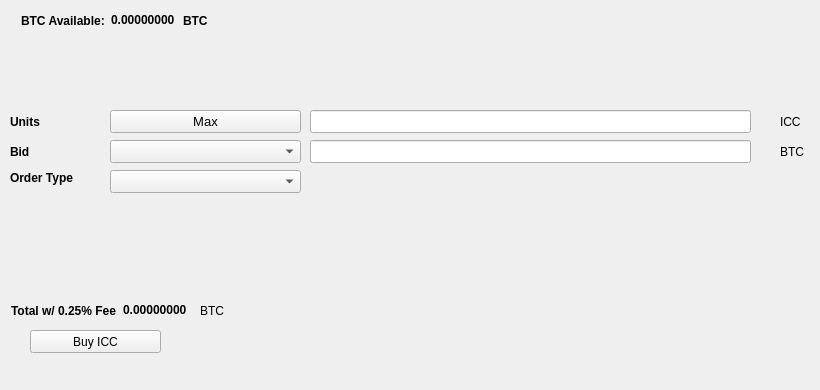
   <widget class="QWidget" name="BuyTab">
    <attribute name="title">
     <string>Buy</string>
    </attribute>
    <widget class="QPushButton" name="BuyICC">
     <property name="geometry">
      <rect>
       <x>30</x>
       <y>330</y>
       <width>131</width>
       <height>23</height>
      </rect>
     </property>
     <property name="text">
      <string>Buy ICC</string>
     </property>
     <property name="icon">
      <iconset resource="../icc.qrc">
       <normaloff>:/icons/bitcoin</normaloff>:/icons/bitcoin</iconset>
     </property>
    </widget>
    <widget class="QLabel" name="label_3">
     <property name="geometry">
      <rect>
       <x>10</x>
       <y>110</y>
       <width>46</width>
       <height>23</height>
      </rect>
     </property>
     <property name="font">
      <font>
       <weight>75</weight>
       <bold>true</bold>
      </font>
     </property>
     <property name="text">
      <string>Units</string>
     </property>
    </widget>
    <widget class="QLineEdit" name="UnitsInput">
     <property name="geometry">
      <rect>
       <x>310</x>
       <y>110</y>
       <width>441</width>
       <height>23</height>
      </rect>
     </property>
     <property name="font">
      <font>
       <pointsize>9</pointsize>
       <weight>75</weight>
       <bold>true</bold>
      </font>
     </property>
    </widget>
    <widget class="QLineEdit" name="BuyBidPriceEdit">
     <property name="geometry">
      <rect>
       <x>310</x>
       <y>140</y>
       <width>441</width>
       <height>23</height>
      </rect>
     </property>
     <property name="font">
      <font>
       <pointsize>9</pointsize>
       <weight>75</weight>
       <bold>true</bold>
      </font>
     </property>
    </widget>
    <widget class="QLabel" name="label_4">
     <property name="geometry">
      <rect>
       <x>780</x>
       <y>110</y>
       <width>31</width>
       <height>23</height>
      </rect>
     </property>
     <property name="text">
      <string>ICC</string>
     </property>
    </widget>
    <widget class="QLabel" name="label_5">
     <property name="geometry">
      <rect>
       <x>780</x>
       <y>140</y>
       <width>31</width>
       <height>23</height>
      </rect>
     </property>
     <property name="text">
      <string>BTC</string>
     </property>
    </widget>
    <widget class="QLabel" name="label_6">
     <property name="geometry">
      <rect>
       <x>10</x>
       <y>140</y>
       <width>46</width>
       <height>23</height>
      </rect>
     </property>
     <property name="font">
      <font>
       <weight>75</weight>
       <bold>true</bold>
      </font>
     </property>
     <property name="text">
      <string>Bid</string>
     </property>
    </widget>
    <widget class="QLabel" name="label_7">
     <property name="geometry">
      <rect>
       <x>10</x>
       <y>170</y>
       <width>91</width>
       <height>16</height>
      </rect>
     </property>
     <property name="font">
      <font>
       <weight>75</weight>
       <bold>true</bold>
      </font>
     </property>
     <property name="text">
      <string>Order Type</string>
     </property>
    </widget>
    <widget class="QPushButton" name="Buy_Max_Amount">
     <property name="geometry">
      <rect>
       <x>110</x>
       <y>110</y>
       <width>191</width>
       <height>23</height>
      </rect>
     </property>
     <property name="font">
      <font>
       <pointsize>10</pointsize>
      </font>
     </property>
     <property name="text">
      <string>Max</string>
     </property>
    </widget>
    <widget class="QComboBox" name="BuyBidcomboBox">
     <property name="geometry">
      <rect>
       <x>110</x>
       <y>140</y>
       <width>191</width>
       <height>23</height>
      </rect>
     </property>
     <property name="font">
      <font>
       <pointsize>10</pointsize>
      </font>
     </property>
    </widget>
    <widget class="QComboBox" name="buyOrdertypeCombo">
     <property name="geometry">
      <rect>
       <x>110</x>
       <y>170</y>
       <width>191</width>
       <height>23</height>
      </rect>
     </property>
     <property name="font">
      <font>
       <pointsize>10</pointsize>
      </font>
     </property>
    </widget>
    <widget class="QWidget" name="layoutWidget1">
     <property name="geometry">
      <rect>
       <x>21</x>
       <y>11</y>
       <width>227</width>
       <height>19</height>
      </rect>
     </property>
     <layout class="QHBoxLayout" name="horizontalLayout_3">
      <item>
       <widget class="QLabel" name="label232">
        <property name="font">
         <font>
          <weight>75</weight>
          <bold>true</bold>
         </font>
        </property>
        <property name="text">
         <string>BTC Available:</string>
        </property>
       </widget>
      </item>
      <item>
       <widget class="QLabel" name="BtcAvailableLbl">
        <property name="palette">
         <palette>
          <active>
           <colorrole role="WindowText">
            <brush brushstyle="SolidPattern">
             <color alpha="255">
              <red>0</red>
              <green>0</green>
              <blue>0</blue>
             </color>
            </brush>
           </colorrole>
           <colorrole role="Button">
            <brush brushstyle="SolidPattern">
             <color alpha="255">
              <red>0</red>
              <green>170</green>
              <blue>0</blue>
             </color>
            </brush>
           </colorrole>
           <colorrole role="Light">
            <brush brushstyle="SolidPattern">
             <color alpha="255">
              <red>0</red>
              <green>255</green>
              <blue>0</blue>
             </color>
            </brush>
           </colorrole>
           <colorrole role="Midlight">
            <brush brushstyle="SolidPattern">
             <color alpha="255">
              <red>0</red>
              <green>212</green>
              <blue>0</blue>
             </color>
            </brush>
           </colorrole>
           <colorrole role="Dark">
            <brush brushstyle="SolidPattern">
             <color alpha="255">
              <red>0</red>
              <green>85</green>
              <blue>0</blue>
             </color>
            </brush>
           </colorrole>
           <colorrole role="Mid">
            <brush brushstyle="SolidPattern">
             <color alpha="255">
              <red>0</red>
              <green>113</green>
              <blue>0</blue>
             </color>
            </brush>
           </colorrole>
           <colorrole role="Text">
            <brush brushstyle="SolidPattern">
             <color alpha="255">
              <red>0</red>
              <green>170</green>
              <blue>0</blue>
             </color>
            </brush>
           </colorrole>
           <colorrole role="BrightText">
            <brush brushstyle="SolidPattern">
             <color alpha="255">
              <red>255</red>
              <green>255</green>
              <blue>255</blue>
             </color>
            </brush>
           </colorrole>
           <colorrole role="ButtonText">
            <brush brushstyle="SolidPattern">
             <color alpha="255">
              <red>0</red>
              <green>0</green>
              <blue>0</blue>
             </color>
            </brush>
           </colorrole>
           <colorrole role="Base">
            <brush brushstyle="SolidPattern">
             <color alpha="255">
              <red>255</red>
              <green>255</green>
              <blue>255</blue>
             </color>
            </brush>
           </colorrole>
           <colorrole role="Window">
            <brush brushstyle="SolidPattern">
             <color alpha="255">
              <red>0</red>
              <green>170</green>
              <blue>0</blue>
             </color>
            </brush>
           </colorrole>
           <colorrole role="Shadow">
            <brush brushstyle="SolidPattern">
             <color alpha="255">
              <red>0</red>
              <green>0</green>
              <blue>0</blue>
             </color>
            </brush>
           </colorrole>
           <colorrole role="AlternateBase">
            <brush brushstyle="SolidPattern">
             <color alpha="255">
              <red>127</red>
              <green>212</green>
              <blue>127</blue>
             </color>
            </brush>
           </colorrole>
           <colorrole role="ToolTipBase">
            <brush brushstyle="SolidPattern">
             <color alpha="255">
              <red>255</red>
              <green>255</green>
              <blue>220</blue>
             </color>
            </brush>
           </colorrole>
           <colorrole role="ToolTipText">
            <brush brushstyle="SolidPattern">
             <color alpha="255">
              <red>0</red>
              <green>0</green>
              <blue>0</blue>
             </color>
            </brush>
           </colorrole>
          </active>
          <inactive>
           <colorrole role="WindowText">
            <brush brushstyle="SolidPattern">
             <color alpha="255">
              <red>0</red>
              <green>0</green>
              <blue>0</blue>
             </color>
            </brush>
           </colorrole>
           <colorrole role="Button">
            <brush brushstyle="SolidPattern">
             <color alpha="255">
              <red>0</red>
              <green>170</green>
              <blue>0</blue>
             </color>
            </brush>
           </colorrole>
           <colorrole role="Light">
            <brush brushstyle="SolidPattern">
             <color alpha="255">
              <red>0</red>
              <green>255</green>
              <blue>0</blue>
             </color>
            </brush>
           </colorrole>
           <colorrole role="Midlight">
            <brush brushstyle="SolidPattern">
             <color alpha="255">
              <red>0</red>
              <green>212</green>
              <blue>0</blue>
             </color>
            </brush>
           </colorrole>
           <colorrole role="Dark">
            <brush brushstyle="SolidPattern">
             <color alpha="255">
              <red>0</red>
              <green>85</green>
              <blue>0</blue>
             </color>
            </brush>
           </colorrole>
           <colorrole role="Mid">
            <brush brushstyle="SolidPattern">
             <color alpha="255">
              <red>0</red>
              <green>113</green>
              <blue>0</blue>
             </color>
            </brush>
           </colorrole>
           <colorrole role="Text">
            <brush brushstyle="SolidPattern">
             <color alpha="255">
              <red>0</red>
              <green>170</green>
              <blue>0</blue>
             </color>
            </brush>
           </colorrole>
           <colorrole role="BrightText">
            <brush brushstyle="SolidPattern">
             <color alpha="255">
              <red>255</red>
              <green>255</green>
              <blue>255</blue>
             </color>
            </brush>
           </colorrole>
           <colorrole role="ButtonText">
            <brush brushstyle="SolidPattern">
             <color alpha="255">
              <red>0</red>
              <green>0</green>
              <blue>0</blue>
             </color>
            </brush>
           </colorrole>
           <colorrole role="Base">
            <brush brushstyle="SolidPattern">
             <color alpha="255">
              <red>255</red>
              <green>255</green>
              <blue>255</blue>
             </color>
            </brush>
           </colorrole>
           <colorrole role="Window">
            <brush brushstyle="SolidPattern">
             <color alpha="255">
              <red>0</red>
              <green>170</green>
              <blue>0</blue>
             </color>
            </brush>
           </colorrole>
           <colorrole role="Shadow">
            <brush brushstyle="SolidPattern">
             <color alpha="255">
              <red>0</red>
              <green>0</green>
              <blue>0</blue>
             </color>
            </brush>
           </colorrole>
           <colorrole role="AlternateBase">
            <brush brushstyle="SolidPattern">
             <color alpha="255">
              <red>127</red>
              <green>212</green>
              <blue>127</blue>
             </color>
            </brush>
           </colorrole>
           <colorrole role="ToolTipBase">
            <brush brushstyle="SolidPattern">
             <color alpha="255">
              <red>255</red>
              <green>255</green>
              <blue>220</blue>
             </color>
            </brush>
           </colorrole>
           <colorrole role="ToolTipText">
            <brush brushstyle="SolidPattern">
             <color alpha="255">
              <red>0</red>
              <green>0</green>
              <blue>0</blue>
             </color>
            </brush>
           </colorrole>
          </inactive>
          <disabled>
           <colorrole role="WindowText">
            <brush brushstyle="SolidPattern">
             <color alpha="255">
              <red>0</red>
              <green>85</green>
              <blue>0</blue>
             </color>
            </brush>
           </colorrole>
           <colorrole role="Button">
            <brush brushstyle="SolidPattern">
             <color alpha="255">
              <red>0</red>
              <green>170</green>
              <blue>0</blue>
             </color>
            </brush>
           </colorrole>
           <colorrole role="Light">
            <brush brushstyle="SolidPattern">
             <color alpha="255">
              <red>0</red>
              <green>255</green>
              <blue>0</blue>
             </color>
            </brush>
           </colorrole>
           <colorrole role="Midlight">
            <brush brushstyle="SolidPattern">
             <color alpha="255">
              <red>0</red>
              <green>212</green>
              <blue>0</blue>
             </color>
            </brush>
           </colorrole>
           <colorrole role="Dark">
            <brush brushstyle="SolidPattern">
             <color alpha="255">
              <red>0</red>
              <green>85</green>
              <blue>0</blue>
             </color>
            </brush>
           </colorrole>
           <colorrole role="Mid">
            <brush brushstyle="SolidPattern">
             <color alpha="255">
              <red>0</red>
              <green>113</green>
              <blue>0</blue>
             </color>
            </brush>
           </colorrole>
           <colorrole role="Text">
            <brush brushstyle="SolidPattern">
             <color alpha="255">
              <red>0</red>
              <green>85</green>
              <blue>0</blue>
             </color>
            </brush>
           </colorrole>
           <colorrole role="BrightText">
            <brush brushstyle="SolidPattern">
             <color alpha="255">
              <red>255</red>
              <green>255</green>
              <blue>255</blue>
             </color>
            </brush>
           </colorrole>
           <colorrole role="ButtonText">
            <brush brushstyle="SolidPattern">
             <color alpha="255">
              <red>0</red>
              <green>85</green>
              <blue>0</blue>
             </color>
            </brush>
           </colorrole>
           <colorrole role="Base">
            <brush brushstyle="SolidPattern">
             <color alpha="255">
              <red>0</red>
              <green>170</green>
              <blue>0</blue>
             </color>
            </brush>
           </colorrole>
           <colorrole role="Window">
            <brush brushstyle="SolidPattern">
             <color alpha="255">
              <red>0</red>
              <green>170</green>
              <blue>0</blue>
             </color>
            </brush>
           </colorrole>
           <colorrole role="Shadow">
            <brush brushstyle="SolidPattern">
             <color alpha="255">
              <red>0</red>
              <green>0</green>
              <blue>0</blue>
             </color>
            </brush>
           </colorrole>
           <colorrole role="AlternateBase">
            <brush brushstyle="SolidPattern">
             <color alpha="255">
              <red>0</red>
              <green>170</green>
              <blue>0</blue>
             </color>
            </brush>
           </colorrole>
           <colorrole role="ToolTipBase">
            <brush brushstyle="SolidPattern">
             <color alpha="255">
              <red>255</red>
              <green>255</green>
              <blue>220</blue>
             </color>
            </brush>
           </colorrole>
           <colorrole role="ToolTipText">
            <brush brushstyle="SolidPattern">
             <color alpha="255">
              <red>0</red>
              <green>0</green>
              <blue>0</blue>
             </color>
            </brush>
           </colorrole>
          </disabled>
         </palette>
        </property>
        <property name="font">
         <font>
          <weight>75</weight>
          <bold>true</bold>
         </font>
        </property>
        <property name="text">
         <string>0.00000000</string>
        </property>
        <property name="textInteractionFlags">
         <set>Qt::LinksAccessibleByMouse|Qt::TextSelectableByKeyboard|Qt::TextSelectableByMouse</set>
        </property>
       </widget>
      </item>
      <item>
       <widget class="QLabel" name="BtcAvailableLbl_2">
        <property name="font">
         <font>
          <weight>75</weight>
          <bold>true</bold>
         </font>
        </property>
        <property name="text">
         <string>BTC</string>
        </property>
       </widget>
      </item>
     </layout>
    </widget>
    <widget class="QWidget" name="layoutWidge2">
     <property name="geometry">
      <rect>
       <x>11</x>
       <y>301</y>
       <width>259</width>
       <height>19</height>
      </rect>
     </property>
     <layout class="QHBoxLayout" name="horizontalLayout_4">
      <item>
       <widget class="QLabel" name="label_9">
        <property name="font">
         <font>
          <weight>75</weight>
          <bold>true</bold>
         </font>
        </property>
        <property name="text">
         <string>Total w/ 0.25% Fee</string>
        </property>
       </widget>
      </item>
      <item>
       <widget class="QLabel" name="BuyCostLabel">
        <property name="palette">
         <palette>
          <active>
           <colorrole role="WindowText">
            <brush brushstyle="SolidPattern">
             <color alpha="255">
              <red>0</red>
              <green>0</green>
              <blue>0</blue>
             </color>
            </brush>
           </colorrole>
           <colorrole role="Button">
            <brush brushstyle="SolidPattern">
             <color alpha="255">
              <red>0</red>
              <green>170</green>
              <blue>0</blue>
             </color>
            </brush>
           </colorrole>
           <colorrole role="Light">
            <brush brushstyle="SolidPattern">
             <color alpha="255">
              <red>0</red>
              <green>255</green>
              <blue>0</blue>
             </color>
            </brush>
           </colorrole>
           <colorrole role="Midlight">
            <brush brushstyle="SolidPattern">
             <color alpha="255">
              <red>0</red>
              <green>212</green>
              <blue>0</blue>
             </color>
            </brush>
           </colorrole>
           <colorrole role="Dark">
            <brush brushstyle="SolidPattern">
             <color alpha="255">
              <red>0</red>
              <green>85</green>
              <blue>0</blue>
             </color>
            </brush>
           </colorrole>
           <colorrole role="Mid">
            <brush brushstyle="SolidPattern">
             <color alpha="255">
              <red>0</red>
              <green>113</green>
              <blue>0</blue>
             </color>
            </brush>
           </colorrole>
           <colorrole role="Text">
            <brush brushstyle="SolidPattern">
             <color alpha="255">
              <red>0</red>
              <green>170</green>
              <blue>0</blue>
             </color>
            </brush>
           </colorrole>
           <colorrole role="BrightText">
            <brush brushstyle="SolidPattern">
             <color alpha="255">
              <red>255</red>
              <green>255</green>
              <blue>255</blue>
             </color>
            </brush>
           </colorrole>
           <colorrole role="ButtonText">
            <brush brushstyle="SolidPattern">
             <color alpha="255">
              <red>0</red>
              <green>0</green>
              <blue>0</blue>
             </color>
            </brush>
           </colorrole>
           <colorrole role="Base">
            <brush brushstyle="SolidPattern">
             <color alpha="255">
              <red>255</red>
              <green>255</green>
              <blue>255</blue>
             </color>
            </brush>
           </colorrole>
           <colorrole role="Window">
            <brush brushstyle="SolidPattern">
             <color alpha="255">
              <red>0</red>
              <green>170</green>
              <blue>0</blue>
             </color>
            </brush>
           </colorrole>
           <colorrole role="Shadow">
            <brush brushstyle="SolidPattern">
             <color alpha="255">
              <red>0</red>
              <green>0</green>
              <blue>0</blue>
             </color>
            </brush>
           </colorrole>
           <colorrole role="AlternateBase">
            <brush brushstyle="SolidPattern">
             <color alpha="255">
              <red>127</red>
              <green>212</green>
              <blue>127</blue>
             </color>
            </brush>
           </colorrole>
           <colorrole role="ToolTipBase">
            <brush brushstyle="SolidPattern">
             <color alpha="255">
              <red>255</red>
              <green>255</green>
              <blue>220</blue>
             </color>
            </brush>
           </colorrole>
           <colorrole role="ToolTipText">
            <brush brushstyle="SolidPattern">
             <color alpha="255">
              <red>0</red>
              <green>0</green>
              <blue>0</blue>
             </color>
            </brush>
           </colorrole>
          </active>
          <inactive>
           <colorrole role="WindowText">
            <brush brushstyle="SolidPattern">
             <color alpha="255">
              <red>0</red>
              <green>0</green>
              <blue>0</blue>
             </color>
            </brush>
           </colorrole>
           <colorrole role="Button">
            <brush brushstyle="SolidPattern">
             <color alpha="255">
              <red>0</red>
              <green>170</green>
              <blue>0</blue>
             </color>
            </brush>
           </colorrole>
           <colorrole role="Light">
            <brush brushstyle="SolidPattern">
             <color alpha="255">
              <red>0</red>
              <green>255</green>
              <blue>0</blue>
             </color>
            </brush>
           </colorrole>
           <colorrole role="Midlight">
            <brush brushstyle="SolidPattern">
             <color alpha="255">
              <red>0</red>
              <green>212</green>
              <blue>0</blue>
             </color>
            </brush>
           </colorrole>
           <colorrole role="Dark">
            <brush brushstyle="SolidPattern">
             <color alpha="255">
              <red>0</red>
              <green>85</green>
              <blue>0</blue>
             </color>
            </brush>
           </colorrole>
           <colorrole role="Mid">
            <brush brushstyle="SolidPattern">
             <color alpha="255">
              <red>0</red>
              <green>113</green>
              <blue>0</blue>
             </color>
            </brush>
           </colorrole>
           <colorrole role="Text">
            <brush brushstyle="SolidPattern">
             <color alpha="255">
              <red>0</red>
              <green>170</green>
              <blue>0</blue>
             </color>
            </brush>
           </colorrole>
           <colorrole role="BrightText">
            <brush brushstyle="SolidPattern">
             <color alpha="255">
              <red>255</red>
              <green>255</green>
              <blue>255</blue>
             </color>
            </brush>
           </colorrole>
           <colorrole role="ButtonText">
            <brush brushstyle="SolidPattern">
             <color alpha="255">
              <red>0</red>
              <green>0</green>
              <blue>0</blue>
             </color>
            </brush>
           </colorrole>
           <colorrole role="Base">
            <brush brushstyle="SolidPattern">
             <color alpha="255">
              <red>255</red>
              <green>255</green>
              <blue>255</blue>
             </color>
            </brush>
           </colorrole>
           <colorrole role="Window">
            <brush brushstyle="SolidPattern">
             <color alpha="255">
              <red>0</red>
              <green>170</green>
              <blue>0</blue>
             </color>
            </brush>
           </colorrole>
           <colorrole role="Shadow">
            <brush brushstyle="SolidPattern">
             <color alpha="255">
              <red>0</red>
              <green>0</green>
              <blue>0</blue>
             </color>
            </brush>
           </colorrole>
           <colorrole role="AlternateBase">
            <brush brushstyle="SolidPattern">
             <color alpha="255">
              <red>127</red>
              <green>212</green>
              <blue>127</blue>
             </color>
            </brush>
           </colorrole>
           <colorrole role="ToolTipBase">
            <brush brushstyle="SolidPattern">
             <color alpha="255">
              <red>255</red>
              <green>255</green>
              <blue>220</blue>
             </color>
            </brush>
           </colorrole>
           <colorrole role="ToolTipText">
            <brush brushstyle="SolidPattern">
             <color alpha="255">
              <red>0</red>
              <green>0</green>
              <blue>0</blue>
             </color>
            </brush>
           </colorrole>
          </inactive>
          <disabled>
           <colorrole role="WindowText">
            <brush brushstyle="SolidPattern">
             <color alpha="255">
              <red>0</red>
              <green>85</green>
              <blue>0</blue>
             </color>
            </brush>
           </colorrole>
           <colorrole role="Button">
            <brush brushstyle="SolidPattern">
             <color alpha="255">
              <red>0</red>
              <green>170</green>
              <blue>0</blue>
             </color>
            </brush>
           </colorrole>
           <colorrole role="Light">
            <brush brushstyle="SolidPattern">
             <color alpha="255">
              <red>0</red>
              <green>255</green>
              <blue>0</blue>
             </color>
            </brush>
           </colorrole>
           <colorrole role="Midlight">
            <brush brushstyle="SolidPattern">
             <color alpha="255">
              <red>0</red>
              <green>212</green>
              <blue>0</blue>
             </color>
            </brush>
           </colorrole>
           <colorrole role="Dark">
            <brush brushstyle="SolidPattern">
             <color alpha="255">
              <red>0</red>
              <green>85</green>
              <blue>0</blue>
             </color>
            </brush>
           </colorrole>
           <colorrole role="Mid">
            <brush brushstyle="SolidPattern">
             <color alpha="255">
              <red>0</red>
              <green>113</green>
              <blue>0</blue>
             </color>
            </brush>
           </colorrole>
           <colorrole role="Text">
            <brush brushstyle="SolidPattern">
             <color alpha="255">
              <red>0</red>
              <green>85</green>
              <blue>0</blue>
             </color>
            </brush>
           </colorrole>
           <colorrole role="BrightText">
            <brush brushstyle="SolidPattern">
             <color alpha="255">
              <red>255</red>
              <green>255</green>
              <blue>255</blue>
             </color>
            </brush>
           </colorrole>
           <colorrole role="ButtonText">
            <brush brushstyle="SolidPattern">
             <color alpha="255">
              <red>0</red>
              <green>85</green>
              <blue>0</blue>
             </color>
            </brush>
           </colorrole>
           <colorrole role="Base">
            <brush brushstyle="SolidPattern">
             <color alpha="255">
              <red>0</red>
              <green>170</green>
              <blue>0</blue>
             </color>
            </brush>
           </colorrole>
           <colorrole role="Window">
            <brush brushstyle="SolidPattern">
             <color alpha="255">
              <red>0</red>
              <green>170</green>
              <blue>0</blue>
             </color>
            </brush>
           </colorrole>
           <colorrole role="Shadow">
            <brush brushstyle="SolidPattern">
             <color alpha="255">
              <red>0</red>
              <green>0</green>
              <blue>0</blue>
             </color>
            </brush>
           </colorrole>
           <colorrole role="AlternateBase">
            <brush brushstyle="SolidPattern">
             <color alpha="255">
              <red>0</red>
              <green>170</green>
              <blue>0</blue>
             </color>
            </brush>
           </colorrole>
           <colorrole role="ToolTipBase">
            <brush brushstyle="SolidPattern">
             <color alpha="255">
              <red>255</red>
              <green>255</green>
              <blue>220</blue>
             </color>
            </brush>
           </colorrole>
           <colorrole role="ToolTipText">
            <brush brushstyle="SolidPattern">
             <color alpha="255">
              <red>0</red>
              <green>0</green>
              <blue>0</blue>
             </color>
            </brush>
           </colorrole>
          </disabled>
         </palette>
        </property>
        <property name="font">
         <font>
          <weight>75</weight>
          <bold>true</bold>
         </font>
        </property>
        <property name="autoFillBackground">
         <bool>false</bool>
        </property>
        <property name="text">
         <string>0.00000000</string>
        </property>
        <property name="textInteractionFlags">
         <set>Qt::LinksAccessibleByMouse|Qt::TextSelectableByMouse</set>
        </property>
       </widget>
      </item>
      <item>
       <widget class="QLabel" name="label_10">
        <property name="font">
         <font>
          <weight>50</weight>
          <bold>false</bold>
         </font>
        </property>
        <property name="text">
         <string>BTC</string>
        </property>
       </widget>
      </item>
     </layout>
    </widget>
    <widget class="QLabel" name="label_24">
     <property name="geometry">
      <rect>
       <x>460</x>
       <y>300</y>
       <width>281</width>
       <height>81</height>
      </rect>
     </property>
     <property name="text">
      <string/>
     </property>
     <property name="pixmap">
      <pixmap>:/images/bittrex</pixmap>
     </property>
    </widget>
   </widget>
